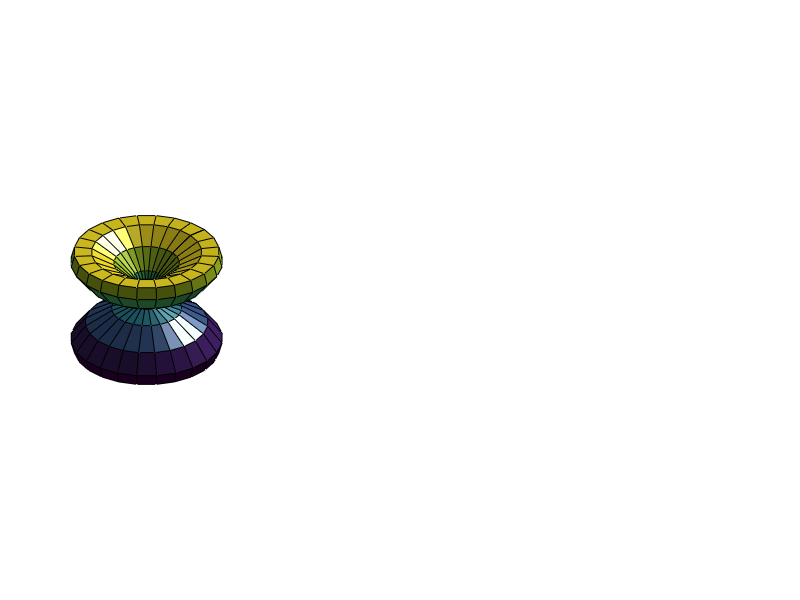

This chart was generated by the following MATLAB code: (Note: this script raises an error after producing the figure.)
function [Ymn,THETA,PHI,Xm,Ym,Zm]=spharm4(L,M,RES,PLOT_FLAG);
% This function generates the Spherical Harmonics basis functions of
% degree L and order M.
%
% SYNTAX: [Ymn,THETA,PHI,X,Y,Z]=spharm4(L,M,RES,PLOT_FLAG);
%
% INPUTS:
%
% L         - Spherical harmonic degree, [1x1]
% M         - Spherical harmonic order,  [1x1]
% RES       - Vector of # of points to use [#Theta x #Phi points],
%             [1x2] or [2x1] 
% PLOT_FLAG - Binary flag to generates a figure of the spherical harmonic
%             surfaces (DEFAULT=1)
%
%
% OUTPUTS:
% 
% Ymn   - Spherical harmonics coordinates, [RES(1) x RES(2)]
% THETA - Circumferential coordinates, [RES(1) x RES(2)]
% PHI   - Latitudinal coordinates, [RES(1) x RES(2)]
% X,Y,Z - Cartesian coordinates of magnitude, squared, spherical harmonic
%         surface points, [RES(1) x RES(2)]
%
%
% NOTE: It is very important to keep the various usages of THETA and PHI
% straight.  For this function THETA is the Azimuthal/Longitude/
% Circumferential coordinate and is defined on the interval [0,2*pi],
% whereas PHI is the Altitude/Latitude/Elevation and is defined on the 
% interval [0,pi].  Also note that the conversion to cartesian coordinates
% requires that PHI be offset by pi/2 so that the conversion is on the
% interval [-pi/2,pi/2].
%
% DBE 2005/09/30

% Define constants (REQUIRED THAT L(DEGREE)>=M(ORDER))
if nargin==0
  L=3;   % DEGREE
  M=2;   % ORDER
  RES=[55 55];
end

if nargin<3
  RES=[25 25];  
  PLOT_FLAG=1;
end

if nargin<4
  PLOT_FLAG=1;
end

if L<M
  error('The ORDER (M) must be less than or eqaul to the DEGREE(L).');
end

THETA=linspace(0,2*pi,RES(1));  % Azimuthal/Longitude/Circumferential
PHI  =linspace(0,  pi,RES(2));  % Altitude /Latitude /Elevation
[THETA,PHI]=meshgrid(THETA,PHI);

Lmn=legendre(L,cos(PHI));

if L~=0
  Lmn=squeeze(Lmn(M+1,:,:));
end

a1=((2*L+1)/(4*pi));
a2=factorial(L-M)/factorial(L+M);
C=sqrt(a1*a2);

Ymn=C*Lmn.*exp(i*M*THETA);

[Xm,Ym,Zm]=sph2cart(THETA,PHI-pi/2,abs(Ymn).^2);
[Xr,Yr,Zr]=sph2cart(THETA,PHI-pi/2,real(Ymn).^2);
[Xi,Yi,Zi]=sph2cart(THETA,PHI-pi/2,imag(Ymn).^2);
% [Xp,Yp,Zp]=sph2cart(THETA,PHI-pi/2,angle(Ymn).^2);

if PLOT_FLAG
f=figure; axis off; hold on;
  axes('position',[0.0500 0 0.2666 1]); 
    surf(Xm,Ym,Zm); 
    axis equal off; %rot3d;
    light; lighting phong; camzoom(1.3);
  axes('position',[0.3666 0 0.2666 1]); 
    surf(Xr,Yr,Zr); 
    axis equal off; %rot3d;
    light; lighting phong; camzoom(1.3);
  axes('position',[0.6833 0 0.2666 1]); 
    surf(Xi,Yi,Zi); 
    axis equal off; %rot3d;
    light; lighting phong; camzoom(1.3);
  axes('position',[0 0.9 1 0.1]); axis off;
    t(1)=text(0.50,0.25,...
      'Spherical Harmonics','HorizontalAlignment','Center');
  axes('position',[0 0 1 0.1]); axis off;
    t(2)=text(0.20,0.25,['|Y^',num2str(M),'_',num2str(L),'|^2'],...
      'HorizontalAlignment','Center');
    t(3)=text(0.50,0.25,['Real(Y^',num2str(M),'_',num2str(L),')^2'],...
      'HorizontalAlignment','Center');
    t(4)=text(0.80,0.25,['Imag(Y^',num2str(M),'_',num2str(L),')^2'],...
      'HorizontalAlignment','Center');
  setfig(gcf,10,5,12);
end

return